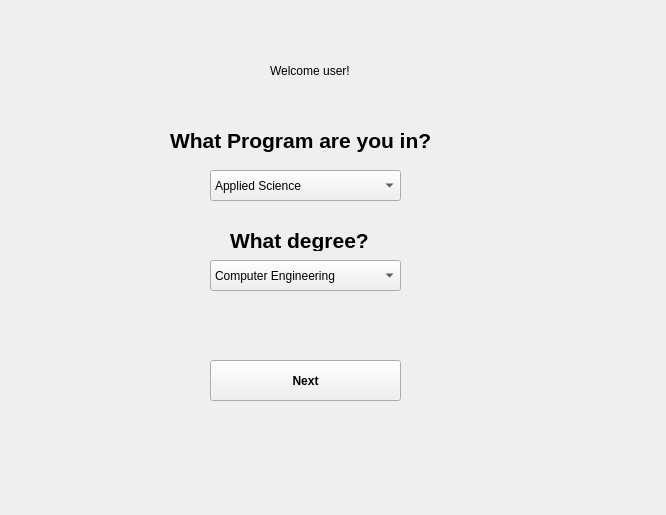
<?xml version="1.0" encoding="UTF-8"?>
<ui version="4.0">
 <class>Form</class>
 <widget class="QWidget" name="Form">
  <property name="geometry">
   <rect>
    <x>0</x>
    <y>0</y>
    <width>666</width>
    <height>515</height>
   </rect>
  </property>
  <property name="windowTitle">
   <string>Form</string>
  </property>
  <widget class="QLabel" name="label_2">
   <property name="geometry">
    <rect>
     <x>170</x>
     <y>120</y>
     <width>291</width>
     <height>41</height>
    </rect>
   </property>
   <property name="font">
    <font>
     <pointsize>16</pointsize>
     <weight>75</weight>
     <bold>true</bold>
    </font>
   </property>
   <property name="text">
    <string>What Program are you in?</string>
   </property>
  </widget>
  <widget class="QPushButton" name="pushButton_2">
   <property name="geometry">
    <rect>
     <x>260</x>
     <y>530</y>
     <width>191</width>
     <height>41</height>
    </rect>
   </property>
   <property name="font">
    <font>
     <weight>75</weight>
     <bold>true</bold>
    </font>
   </property>
   <property name="text">
    <string>Skip</string>
   </property>
  </widget>
  <widget class="QLabel" name="label_3">
   <property name="geometry">
    <rect>
     <x>230</x>
     <y>230</y>
     <width>161</width>
     <height>21</height>
    </rect>
   </property>
   <property name="font">
    <font>
     <pointsize>16</pointsize>
     <weight>75</weight>
     <bold>true</bold>
    </font>
   </property>
   <property name="text">
    <string>What degree?</string>
   </property>
  </widget>
  <widget class="QComboBox" name="comboBox">
   <property name="geometry">
    <rect>
     <x>210</x>
     <y>170</y>
     <width>191</width>
     <height>31</height>
    </rect>
   </property>
   <item>
    <property name="text">
     <string>Applied Science</string>
    </property>
   </item>
  </widget>
  <widget class="QLabel" name="label">
   <property name="geometry">
    <rect>
     <x>270</x>
     <y>60</y>
     <width>111</width>
     <height>21</height>
    </rect>
   </property>
   <property name="text">
    <string>Welcome user!</string>
   </property>
  </widget>
  <widget class="QComboBox" name="comboBox_2">
   <property name="geometry">
    <rect>
     <x>210</x>
     <y>260</y>
     <width>191</width>
     <height>31</height>
    </rect>
   </property>
   <item>
    <property name="text">
     <string>Computer Engineering</string>
    </property>
   </item>
   <item>
    <property name="text">
     <string>Electrical Engineering</string>
    </property>
   </item>
   <item>
    <property name="text">
     <string>Mechanical Engineering</string>
    </property>
   </item>
   <item>
    <property name="text">
     <string>Geological Engineering</string>
    </property>
   </item>
   <item>
    <property name="text">
     <string>Mining Engineering</string>
    </property>
   </item>
   <item>
    <property name="text">
     <string>Engineering Physics</string>
    </property>
   </item>
   <item>
    <property name="text">
     <string>Applied Math Engineering</string>
    </property>
   </item>
   <item>
    <property name="text">
     <string>Chemical Engineering</string>
    </property>
   </item>
   <item>
    <property name="text">
     <string>Engineering Chemistry</string>
    </property>
   </item>
   <item>
    <property name="text">
     <string>Civil Engineering</string>
    </property>
   </item>
  </widget>
  <widget class="QPushButton" name="pushButton">
   <property name="geometry">
    <rect>
     <x>210</x>
     <y>360</y>
     <width>191</width>
     <height>41</height>
    </rect>
   </property>
   <property name="font">
    <font>
     <weight>75</weight>
     <bold>true</bold>
    </font>
   </property>
   <property name="text">
    <string>Next</string>
   </property>
  </widget>
 </widget>
 <resources/>
 <connections/>
</ui>
